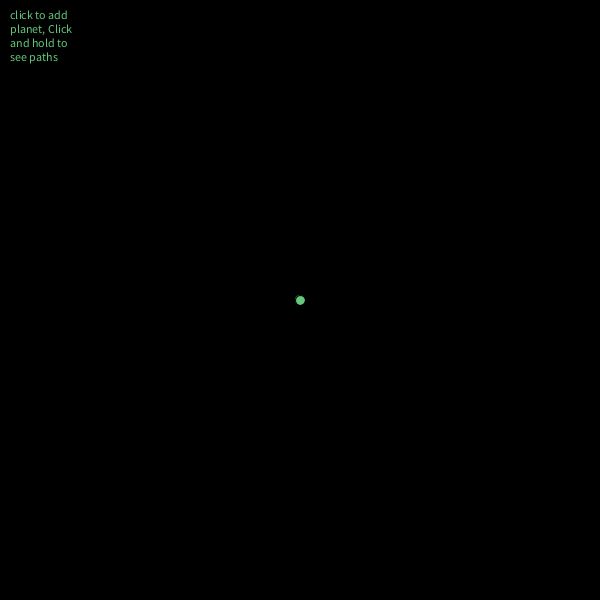
Frame 1 (no input)
Frame 60 (the mouse pressed at the canvas centre just before this capture): identical to frame 1, image omitted
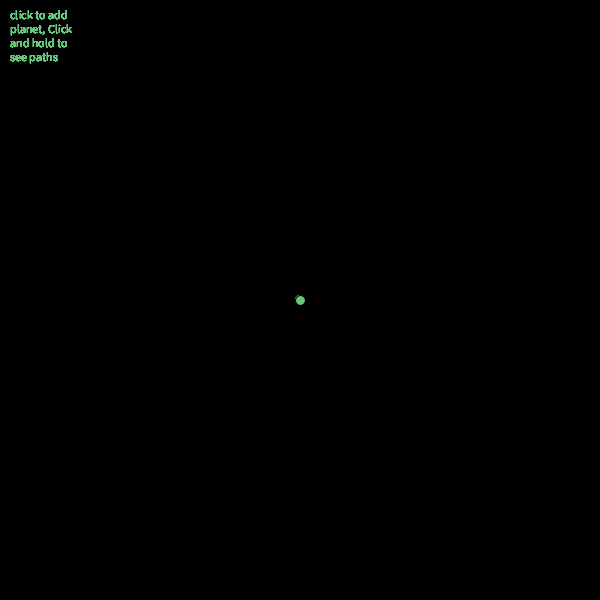
Frame 120 (the mouse held since frame 60 and released just before this capture)

The Processing sketch that drew these frames (run headless with seeded random() and noise(); from frame 60 on, the mouse is pressed at the canvas centre):

// Processing sketch: sketch_170610a
// ── sketch_170610a.pde
//import controlP5.*; 
//failed to make button oops
ArrayList<Body> existing = new ArrayList<Body>();

void setup(){
  size(600, 600);
  background(0, 0, 0);
  ellipseMode(CENTER);
  int[]temp = {255, 255, 0};
  existing.add(new Body(300, 300, 0, 0, 2e30, temp));
  
}
void draw(){
  if(mousePressed == false){ //if mouse is pressed down see path
    background(0, 0, 0);
  }
  String s = "click to add planet, Click and hold to see paths";
  fill(100,200,125);
  text(s, 10, 10, 70, 80);
  ellipse(existing.get(0).rx, existing.get(0).ry, 10.0, 10.0);
  fill(255, 255, 255);
  //fill(existing.get(0).getColorR(), existing.get(0).getColorB(), existing.get(0).getColorG());
  for(int i = 1; i < existing.size(); i++){
    ellipse(existing.get(i).rx, existing.get(i).ry, 10.0, 10.0);
    fill(existing.get(i).getColorR(), existing.get(i).getColorB(), existing.get(i).getColorG());
  }

  for(int i = 0; i < existing.size(); i++){
    for(int k = 1; k < existing.size(); k++){ //other body
    //System.out.println(i + " " + k);
      if(i != k){
        existing.get(i).addForce(existing.get(k));

      }
    }
  }
  for(int i = 0; i < existing.size(); i++){
    //loop through all planets to adjust forces
    existing.get(i).update(0.0009);
    existing.get(i).resetForce();
    //debu
    //System.out.println(i + " " + existing.get(i).rx  +" "+ existing.get(i).ry);
  }

}
void mouseClicked(){
  addPlanet();
}

void addPlanet(){
  //color part of this function doesnt really work
int[]temp = {(int)(Math.random()*255), (int)(Math.random()*255), (int)(Math.random()*255)};
  existing.add(new Body((float)mouseX, (float)mouseY, 30, 30, 6e24, temp));
}

//non working code for refrence
/*
//String[] names = {"A","B","C","D","E","F","G","H","I","J","K","L","M","N","O","P","Q","R","S","T","U","V","W","X","Y","Z", "1"};
int counter = 0;
ArrayList<Planet> planets = new ArrayList<Planet>();
void addPlanet(String name, float x, float y, float rad){
  Planet p = new Planet(name, x, y, rad);
  planets.add(p);
}

void setup(){
  size(1000, 1000);
  ellipseMode(CENTER);
  background(0);
  addPlanet("Sun", 400, 400, 30.0);
  addPlanet("Earth", 200, 300, 10.0);
  
}
void draw(){
  background(0);
  ellipse(400, 400, 10, 10);
  for(Planet p : planets){
    for(Planet goal : planets){
      if(p.compareTo(goal) != 0){
        p.updatePosition(goal);
        System.out.println("cool");
      }
    }
  }
}
  
class Planet implements Comparable<Planet>{
  /*
  double G = 6.673e-11;
  double sunmass = 1.98892e30;
  String name;
  PVector position;
  PVector velocity;
  PVector force;
  double mass;
  */
  /*
  String name;
  PVector position;
  PVector velocity;
  PVector acceleration;
  PVector focus;
  PVector middle;
  float G = 1500.0;
  float r;
  
  Planet(String n){
    name = n;
    position = new PVector(300.0, 300.0);
    velocity = new PVector(2.0, .5);
    acceleration = new PVector(0.0, 0.0);
    middle = new PVector(height * 0.5, width * 0.5);
    r = 2.0;
  }
  
  Planet(String n, float x, float y, float rad){
    name = n;
    position = new PVector(x, y);
    velocity = new PVector(2.0, .5);
    acceleration = new PVector(0.0, 0.0);
    middle = new PVector(height * 0.5, width * 0.5);
    rad = r;
  }
  
  void updatePosition(Planet main){
    focus = new PVector(main.position.x, main.position.y);
    PVector target = PVector.sub(position, focus);
    float magnitude = focus.mag();
    acceleration.x = G * cos(target.heading()) / pow(magnitude, 2);
    acceleration.y = G * sin(target.heading()) / pow(magnitude, 2);
    velocity.x -= acceleration.x;
    velocity.y -= acceleration.y;
    position.x += velocity.x;
    position.y += velocity.y;
    fill(256,256,256);
    ellipse(position.x % 800, position.y % 800, 2*r, 2*r);//black the projectile itself!
    fill(256,256,256);
    ellipse(main.position.x % 800, main.position.y % 800, main.r * 2, main.r * 2);
    System.out.println("cng");
  }
    
  
  int compareTo(Planet other){
    if(this.name.equals(other.name)){
      return 0;
    }else{
      return 1;
    }
  }
  
}
//non working version, helped to create working version
*/
  
// ── Body.pde
class Body {
  private static final double G = 6.673e-11;   // gravitational constant
  private static final double solarmass=1.98892e30;
  
 float rx, ry;       // holds the cartesian positions
  float vx, vy;       // velocity components 
   float fx, fy;       // force components
  float mass;         // mass
  int[]colores = new int[3];

  
  // create and initialize a new Body
  public Body(float rx, float ry, float vx, float vy, float mass, int[]colores) {
    this.rx    = rx;
    this.ry    = ry;
    this.vx    = vx;
    this.vy    = vy;
    this.mass  = mass;
    this.colores = colores;
  }
  int getColorR(){
    return colores[0];
  }
  int getColorB(){
    return colores[1];
  }
  int getColorG(){
    return colores[2];
  }
  // update the velocity and position using a timestep dt
  void update(double dt) {
    
    vx += dt * fx / mass;
    vy += dt * fy / mass;
    rx += dt * vx; //Math.getExponent(dt * vx) * 0.1;
    ry += dt * vy; //Math.getExponent(dt * vy) * 0.1;
    //System.out.println("updateLocations ran");
  }
  
  //returns the distance between two bodies
  
  public double distanceTo(Body b) {
    double dx = rx - b.rx;
    double dy = ry - b.ry;
    return Math.sqrt(dx*dx + dy*dy);
  }
  
  // set the force to 0 for the next iteration
  public void resetForce() {
    fx = (float)0.0;
    fy = (float)0.0;
  }
  
  // compute the net force acting between the body a and b, and
  // add to the net force acting on a
  public void addForce(Body b) {
    //this.resetForce();
    Body a = this;
    double EPS = 3E4;      // softening parameter (just to avoid infinities)
    double dx = (b.rx - a.rx) * 100;
    double dy = (b.ry - a.ry) * 100;
    double dist = Math.sqrt(dx*dx + dy*dy);
    double F = (G * a.mass * b.mass) / (dist*dist + EPS*EPS);
    a.fx += F * dx / dist;
    a.fy += F * dy / dist;
    //System.out.println("addForce ran");
    
  }
  
  // convert to string representation formatted nicely
  public String toString() {
    return "" + rx + ", "+ ry+ ", "+  vx+ ", "+ vy+ ", "+ mass;
  }
}
